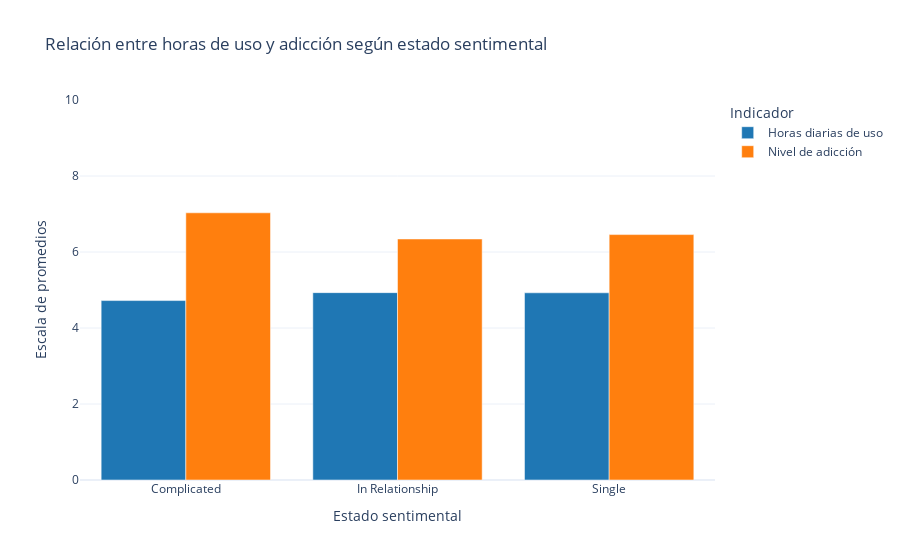

The notebook cell saved with this chart:
### Markdown cell above
5. Gráfico resultante.

### Code cell
df_melted = df_relaciones_horas_adiccion.melt(
    id_vars='Relationship_Status',
    value_vars=['Avg_Daily_Usage_Hours', 'Addicted_Score'],
    var_name='Variable',
    value_name='Valor'
)

df_melted['Variable'] = df_melted['Variable'].replace({
    'Avg_Daily_Usage_Hours': 'Horas diarias de uso',
    'Addicted_Score': 'Nivel de adicción'
})

fig = px.bar(df_melted,
             x='Relationship_Status',
             y='Valor',
             color='Variable',
             barmode='group',
             title='Relación entre horas de uso y adicción según estado sentimental',
             text=None,
             color_discrete_sequence=['#1f77b4', '#ff7f0e'],
             labels={'Relationship_Status': 'Estado sentimental',
                     'Valor': 'Promedio',
                     'Variable': 'Indicador'})

fig.update_layout(template='plotly_white',
                  xaxis_title='Estado sentimental',
                  yaxis_title='Escala de promedios',
                  legend_title='Indicador',
                  yaxis=dict(range=[0, 10]))

fig.show()

### Figure 1 — Plotly figure (JSON) as saved in the notebook; plotly's stock layout.template omitted (floating-point values rounded to 4 significant figures)
{"data": [{"alignmentgroup": "True", "hovertemplate": "Indicador=Horas diarias de uso<br>Estado sentimental=%{x}<br>Promedio=%{y}<extra></extra>", "legendgroup": "Horas diarias de uso", "marker": {"color": "#1f77b4", "pattern": {"shape": ""}}, "name": "Horas diarias de uso", "offsetgroup": "Horas diarias de uso", "orientation": "v", "showlegend": true, "textposition": "auto", "type": "bar", "x": ["Complicated", "In Relationship", "Single"], "xaxis": "x", "y": [4.722, 4.931, 4.926], "yaxis": "y"}, {"alignmentgroup": "True", "hovertemplate": "Indicador=Nivel de adicción<br>Estado sentimental=%{x}<br>Promedio=%{y}<extra></extra>", "legendgroup": "Nivel de adicción", "marker": {"color": "#ff7f0e", "pattern": {"shape": ""}}, "name": "Nivel de adicción", "offsetgroup": "Nivel de adicción", "orientation": "v", "showlegend": true, "textposition": "auto", "type": "bar", "x": ["Complicated", "In Relationship", "Single"], "xaxis": "x", "y": [7.031, 6.343, 6.458], "yaxis": "y"}], "layout": {"barmode": "group", "legend": {"title": {"text": "Indicador"}, "tracegroupgap": 0}, "title": {"text": "Relación entre horas de uso y adicción según estado sentimental"}, "xaxis": {"anchor": "y", "domain": [0, 1], "title": {"text": "Estado sentimental"}}, "yaxis": {"anchor": "x", "domain": [0, 1], "range": [0, 10], "title": {"text": "Escala de promedios"}}}}
